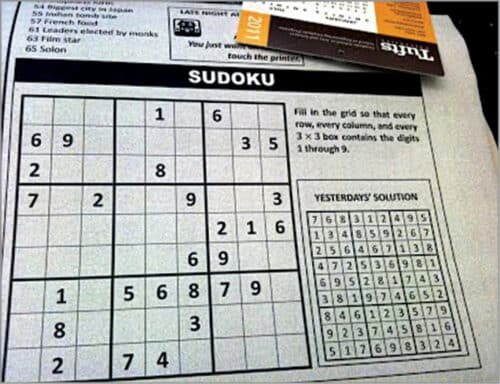
#> input picture 3.computer_vision_deployment/3.1.data_preparation/sudoku2.jpg, 500 x 384 px
$ jupyter execute 3.1.5.tarea_improc_enunciado.ipynb
#> lines starting #> are read from the running program, lines starting #| are printed output that depends on the picture; after the words box and inside, x2 and y2 are one past the last pixel; in counts of white or black regions, pixels touching at a corner belong together
# Tarea 1: Procesamiento de imagenes
En esta tarea usted debera aplicar los conceptos aprendidos sobre procesamiento de imagenes para pre procesar una imagen de un periodico que contiene una imagen de un sudoku.

El preprocesamiento debera incluir:

1. Carga y conversion de espacios de color
2. Filtrado y difuminado para reduccion de ruido
3. Correccion de perspectiva
4. Binarizacion y resaltado de caracteristicas importantes

Se incluye un ejemplo de como debería quedar la imagen final

## Instrucciones

Enviar el notebook de python comprimido en formato .zip a la direccion de correo electrónico: eduardo.laruta+tareas@gmail.com.

En el asunto ponga: Tarea 1 - Topicos IA
y en el contenido debe detallar su nombre completo y código.
Envíe el archivo .zip como un archivo adjunto al correo.

[cell 1]
import numpy as np
import cv2
import matplotlib.pyplot as plt

def display_gray(img, title="gray"):
    plt.imshow(img, cmap="gray")
    plt.title(title)
    plt.xticks([])
    plt.yticks([])

def display_gray2(img1, img2):
    plt.subplot(121)
    plt.imshow(img1, cmap="gray")
    plt.title("Original")
    plt.xticks([])
    plt.yticks([])
    plt.subplot(122)
    plt.imshow(img2, cmap="gray")
    plt.title("procesada")
    plt.xticks([])
    plt.yticks([])

def display_gray_row(*imgs):
    for i, img in enumerate(imgs):
        plt.subplot(1, len(imgs), i + 1)
        plt.imshow(img, cmap="gray")
        plt.title(f"{i}")
        plt.xticks([])
        plt.yticks([])

Realice las operaciones pertinentes para obtener un resultado similar al mostrado a continuacion:

[cell 2]
sudoku_og = cv2.imread("sudoku2.jpg")
#> sudoku_og is the input picture: shape (384, 500, 3); mean B, G, R 166.7, 170.2, 168.4
resultado = cv2.imread("sudoku_procesada.png")
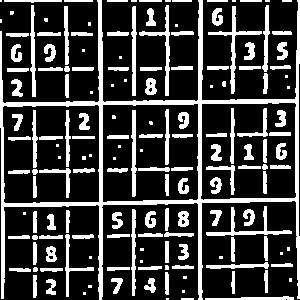
#> input picture 3.computer_vision_deployment/3.1.data_preparation/sudoku_procesada.png, 300 x 300 px
#> resultado is the input picture: shape (300, 300, 3); 24% white; 163 white regions (41 under 20 px), largest, box (x1, y1, x2, y2) and area: (0, 0, 300, 300) 6840, (208, 6, 262, 94) 520, (206, 206, 292, 236) 482
display_gray2(sudoku_og, resultado)
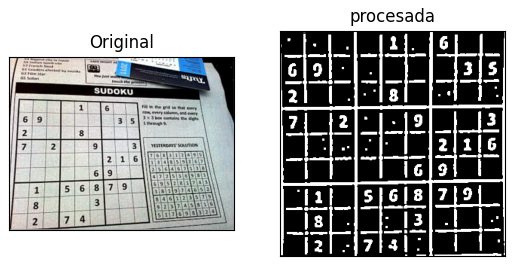
#> figure drawn by matplotlib, 2 panels; B, G, R data is drawn as R, G, B
